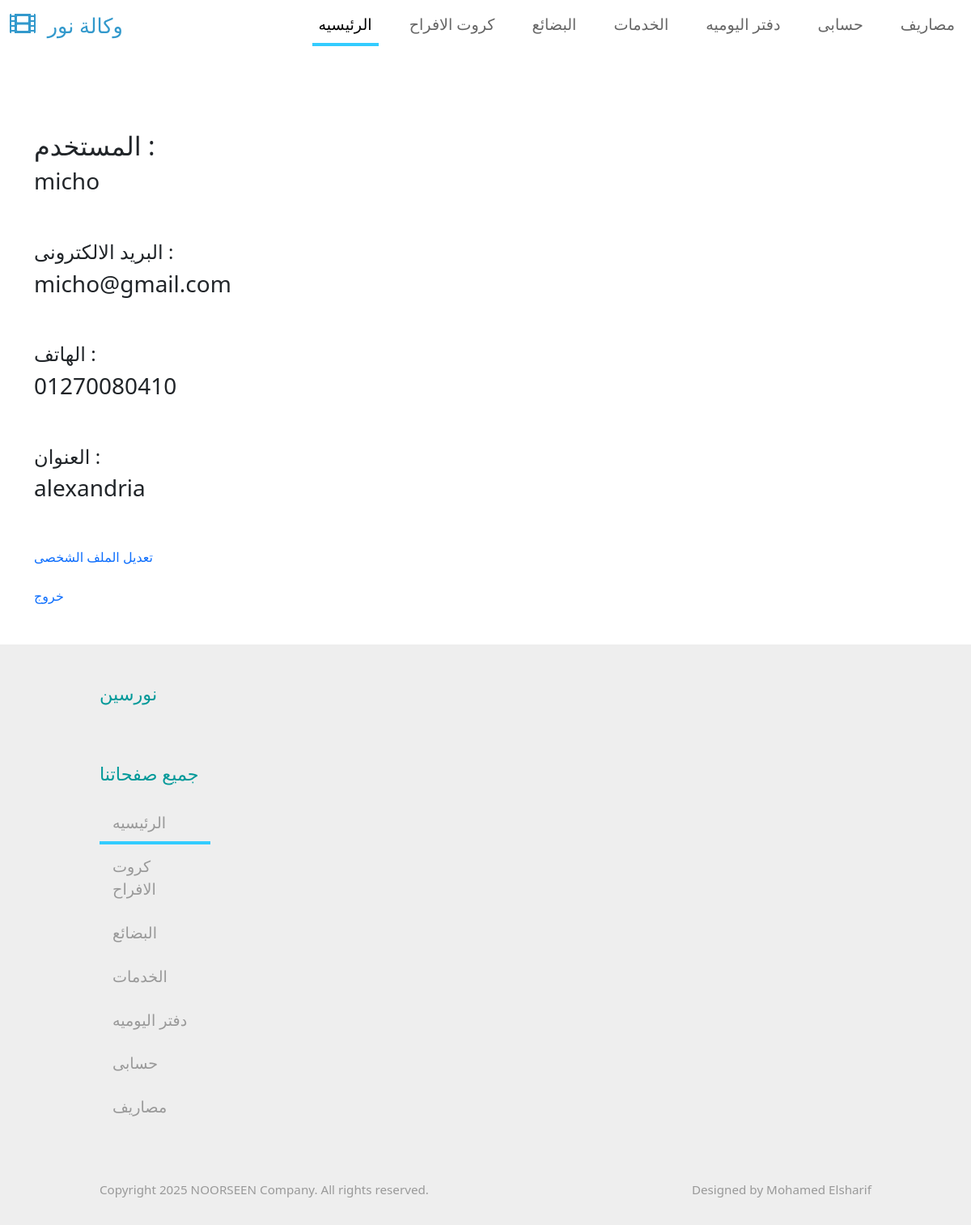
The app's page /accounts/profile (signed in) with its own data.
### accounts/models.py (models this page shows, shortened)
class Profile(models.Model):
    user = models.OneToOneField(User, on_delete=models.CASCADE)
    phone_number = models.CharField(max_length=15,null=True,blank=True)
    address = models.CharField(max_length=50,null=True,blank=True)

### accounts/views.py (the view)
# urls.py: path('profile',views.profile,name='profile'),
def profile(request):
    try:
        profile = Profile.objects.get(user=request.user)
    except Profile.DoesNotExist:
        profile= None
    return render(request,'registration/profile.html',{'profile':profile})

### templates/registration/profile.html
{% extends 'base_generic.html' %}
{% block content %}
<br><br>
<div class="container my-5">
<h2>المستخدم : <h3>{{ profile.user.username }}</h3></h2>
<br>
<br>
<h4>البريد الالكترونى : <h3>{{ profile.user.email }}</h3></h4>
<br>
<br>
<h4>  الهاتف : <h3>{{ profile.phone_number }}</h3></h4>
<br>
<br>
<h4> العنوان  : <h3>{{ profile.address }}</h3></h4>
<br>
<br>
<a href="{% url 'accounts:profileEdit' %}">تعديل الملف الشخصى </a>
<br><br>
<a href="{% url 'accounts:loggedOut' %}">خروج</a>
</div>
{% endblock content %}

### pro/static/css/templatemo-style.css (style rules this page uses)
a { text-decoration: none; transition: all 0.3s ease; }

### records on screen
Profile: user.username "micho", user.email "micho@gmail.com", phone_number "01270080410", address "alexandria"
